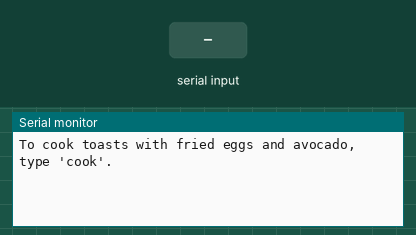
Bench run of a sketch on a simulated Arduino Uno, built with avr-gcc and run on an emulated ATmega328P. Shown: the last lines printed to the serial monitor. The test bench sets the inputs (shaded band).

Above: at 1.2 s.
1.3 s: "cook" received over Serial
At 3.1 s:
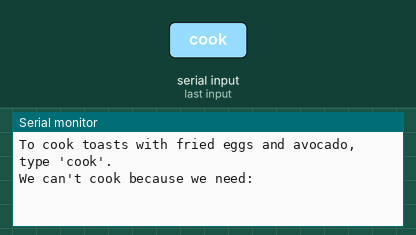
6.8 s: "toasts" received over Serial
At 8.9 s:
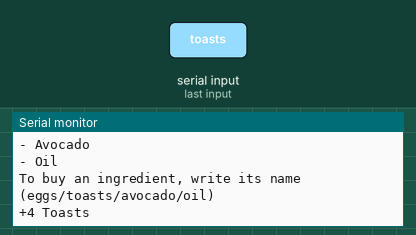

Measured:
- after the input at 1.3 s, the serial monitor: prints a new line after 1.0 s (image 1)
- after the input at 6.8 s, the serial monitor: prints a new line after 1.5 s (image 2)

The sketch:

cook_task_3.2_toasts.ino
```cpp
//This program simulates that it is preparing some toasts with fried eggs and avocado
//The first thing you see at the top of the program are the different ingredients (which are variables) and the quantities you have.
//I have decided to set all the values to 0, and, as you can 'buy' ingredients by typing their names, you are free to 'buy' only the ones you need to make the recipe you want (in this case there is only one possible).
//In the setup first we initiate the Serial Monitor.
//Then, automatically, a welcome sentence is displayed.
//This sentence is a basic instruction to use the program.
//In the loop, the code is continuously reading the input ( String input = Serial.readString(); )
//Then we have the first 'if' of the program, its purpose is to only send the input to the function 'decide' if there is something written.
//In the 'decide' function there are a number of different 'ifs'.
//The first one is to call the 'cook' function if the input is 'cook'.
//The following ones are to 'buy ingredients'. For example, if I type 'avocado' the system increments the value for 'avocado' by one, and also prints in the Serial Monitor '+1 Avocado'.
//This happens with all the ingredients.
//If instead of typing the name of an ingredient, I type 'cook ', then the program calls the 'cook' function.
//This function first compares the ingredients that the system has with the ones needed.
//If the system has enough ingredients, it prints a number of sentences that 'simulate' that the system has cooked what you wanted, then the quantities are adjusted, as the system has wasted some ingredients,
//If the system hasn't got enough ingredients, it prints "We can't cook this because we need:" and then it writes down the ingredients that are missing.
//This is done with the use of 'ifs'.
//Also, a simple instruction is printed: "To buy an ingredient, write its name (eggs/toasts/avocado/oil)".


int eggs = 0;
int toasts = 0;
bool oil = false;
double avocado  = 0;

void setup(){

Serial.begin(9600);
Serial.println("To cook toasts with fried eggs and avocado, type 'cook'.");
}

void loop(){
 // put your main code here, to run repeatedly:
 String input = Serial.readString();
if(input != ""){
input.trim();
decide(input);
}
}


void cook(){
if(eggs >= 2 &&
 toasts >= 2 &&
 avocado >= 0.5 && oil ){
Serial.println("\n\nWe are cooking");
delay(1000);
Serial.println("cooking...");
delay(1000);
Serial.println("cooking...");
delay(1000);
Serial.println("cooking...");
delay(1000);
Serial.println("Here you have toasts with fried eggs and avocado!");
Serial.println("\n\n");
 eggs = eggs - 2;
 toasts = toasts - 2;
 avocado = avocado - 0.5;
 }

 else {

 Serial.println("\n\n");
 Serial.println("We can't cook because we need:");
 delay(1000);

 if(eggs < 2) {Serial.println("- Eggs");
 delay(1000);
 }
 if(toasts < 2) {Serial.println("- Toasts");
 delay(1000);
 }
 if(avocado < 0.5) {Serial.println("- Avocado");
 delay(1000);
 }
 if(oil == false) {Serial.println("- Oil");
 delay(1000);
 }
 Serial.println("To buy an ingredient, write its name (eggs/toasts/avocado/oil)");
 Serial.println("\n\n");
}
}
void decide(String input){
if(input=="cook"){
cook();
}

if(input=="toasts"){toasts = toasts + 4;
Serial.println("+4 Toasts");
}

if(input=="avocado"){avocado++;
Serial.println("+1 Avocado");
}

if(input=="eggs"){eggs = eggs + 2;
Serial.println("+2 Eggs");
}

if(input=="oil"){oil = true;
Serial.println("+ Oil");
}
}
```
